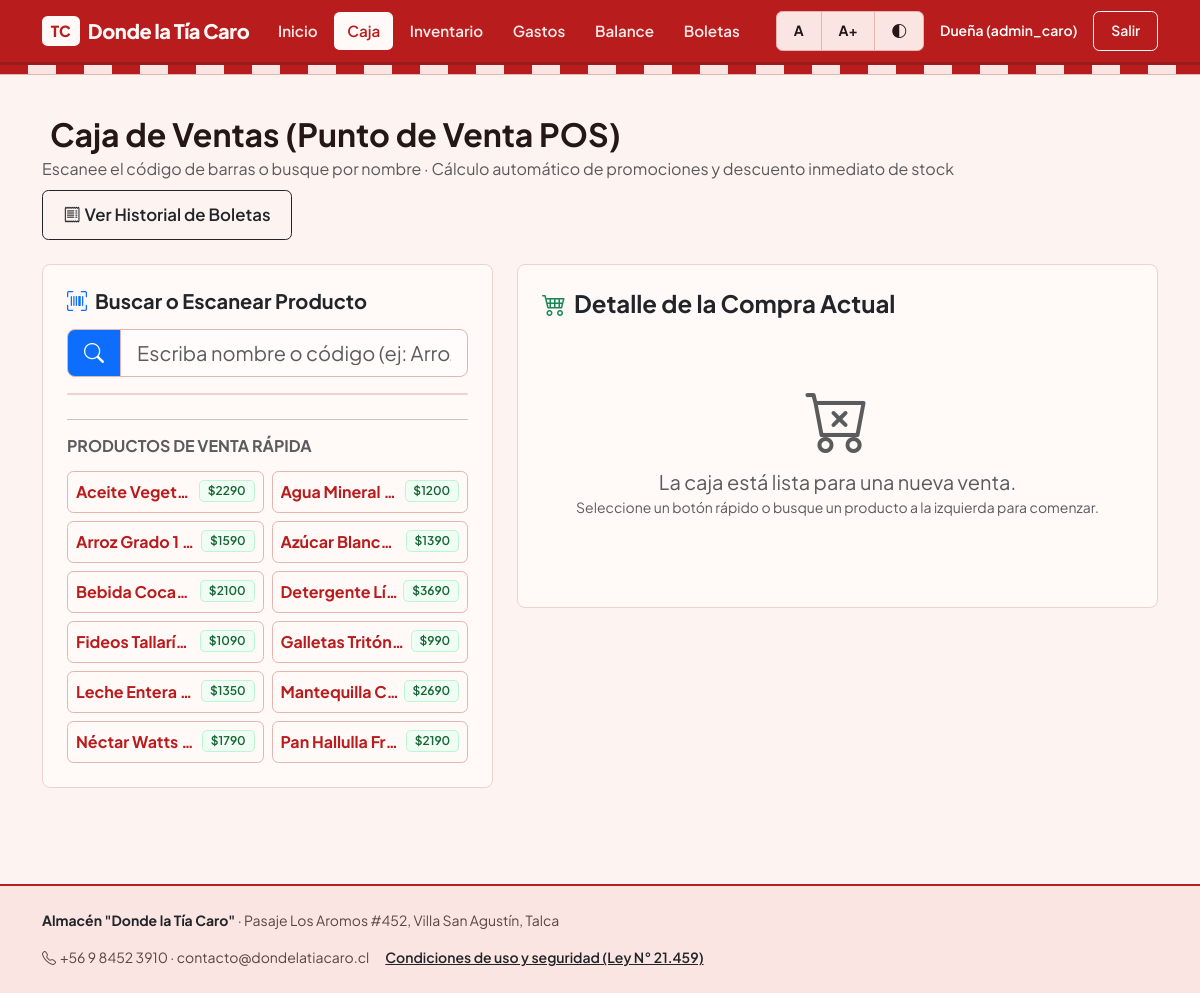
Screenshot of /carrito/ (signed in) with the database file from the repository.
### productos/models.py (models this page shows, shortened)
class Producto(models.Model):
    CATEGORIA_CHOICES = [
        ('abarrotes', 'Abarrotes y Despensa'),
        ('lacteos', 'Lácteos y Refrigerados'),
        ('bebidas', 'Bebidas, Aguas y Jugos'),
        ('panaderia', 'Panadería y Bollería'),
        ('aseo', 'Aseo y Hogar'),
        ('confites', 'Confites y Snacks'),
        ('otros', 'Otros'),
    ]
    codigo = models.CharField(
        max_length=50,
        blank=True,
        default='',
        help_text="Código de barras o código interno"
    )
    nombre = models.CharField(max_length=100)
    categoria = models.CharField(
        max_length=30,
        choices=CATEGORIA_CHOICES,
        default='abarrotes'
    )
    descripcion = models.TextField(blank=True)
    precio_costo = models.DecimalField(
        max_digits=10,
        decimal_places=2,
        default=0,
        validators=[MinValueValidator(0)]
    )
    precio = models.DecimalField(
        max_digits=10,
        decimal_places=2,
        validators=[MinValueValidator(1)]
    )
    stock = models.PositiveIntegerField(default=0)
    stock_minimo = models.PositiveIntegerField(default=5)

### productos/views.py (the view)
# urls.py: path('carrito/', views.ver_carrito, name='ver_carrito'),
@login_required
def ver_carrito(request):
    carrito = Carrito(request)
    items = carrito.obtener_items()
    total = sum((item['subtotal'] for item in items), Decimal('0.00'))
    ahorro_total = sum((item['ahorro'] for item in items), Decimal('0.00'))
    productos_rapidos = Producto.objects.filter(stock__gt=0).order_by('nombre')[:12]
    return render(request, 'carrito/ver.html', {
        'items': items,
        'total': total,
        'ahorro_total': ahorro_total,
        'productos_rapidos': productos_rapidos,
        'medios_pago': Boleta.MEDIO_PAGO_CHOICES,
    })

### templates/carrito/ver.html (shortened to what this page needs)
{% extends 'base.html' %}
{% block content %}
<div class="d-flex flex-wrap justify-content-between align-items-center gap-2 mb-4">
    <div>
        <h1 class="h2 fw-bold mb-1">
            Caja de Ventas (Punto de Venta POS)
        </h1>
        <p class="text-muted mb-0">
            Escanee el código de barras o busque por nombre · Cálculo automático de promociones y descuento inmediato de stock
        </p>
    </div>
    <a href="{% url 'historial_boletas' %}" class="btn btn-outline-dark btn-lg">
        <i class="bi bi-receipt me-1"></i>Ver Historial de Boletas
    </a>
</div>
<div class="row g-4">
    <div class="col-lg-5">
        <div class="card p-4 mb-4">
            <h3 class="h5 fw-bold mb-3">
                <i class="bi bi-upc-scan text-primary me-2"></i>Buscar o Escanear Producto
            </h3>
            <div class="input-group input-group-lg mb-3">
                <span class="input-group-text bg-primary text-white"><i class="bi bi-search"></i></span>
                <input type="text" id="inputBuscarAjax" class="form-control" placeholder="Escriba nombre o código (ej: Arroz, Leche, 780)..." autofocus>
            </div>
            <div id="resultadosAjax" class="list-group mb-2"></div>
            <hr>
            <h4 class="h6 fw-bold text-muted text-uppercase mb-3">
                Productos de venta rápida
            </h4>
            <div class="row g-2">
                {% for prod in productos_rapidos %}
                <div class="col-6">
                    <form method="POST" action="{% url 'agregar_al_carrito' prod.id %}">
                        <button type="submit" class="btn btn-outline-success w-100 text-start p-2 d-flex justify-content-between align-items-center">
                            <span class="text-truncate fw-bold">{{ prod.nombre }}</span>
                            <span class="badge bg-success ms-1">${{ prod.precio|floatformat:0 }}</span>
                        </button>
                    </form>
                </div>
                {% endfor %}
            </div>
        </div>
    </div>
    <div class="col-lg-7">
        <div class="card p-4">
            <h3 class="h4 fw-bold mb-3">
                <i class="bi bi-cart4 text-success me-2"></i>Detalle de la Compra Actual
            </h3>
            {% if items %}
            <div class="table-responsive mb-3">
                <table class="table align-middle">
                    <thead class="table-light">
                        <tr>
                            <th>Producto</th>
                            <th>Precio Unit.</th>
                            <th style="width: 155px;">Cantidad</th>
                            <th>Subtotal</th>
                            <th class="text-end">Quitar</th>
                        </tr>
                    </thead>
                    <tbody>
                        {% for item in items %}
                        <tr>
                            <td>
                                <div class="fw-bold">{{ item.producto.nombre }}</div>
                                {% if item.ahorro > 0 %}
                                    <span class="badge bg-warning text-dark">
                                        Oferta aplicada: -${{ item.ahorro|floatformat:0 }}
                                    </span>
                                {% endif %}
                            </td>
                            <td>${{ item.precio_unitario|floatformat:0 }}</td>
                            <td>
                                <form method="POST" action="{% url 'modificar_cantidad_carrito' item.producto.id %}" class="d-flex gap-1">
                                    {% csrf_token %}
                                    <input type="number" name="cantidad" value="{{ item.cantidad }}" min="1" max="{{ item.producto.stock }}" class="form-control form-control-sm text-center fw-bold" required>
                                    <button type="submit" class="btn btn-sm btn-primary" title="Actualizar cantidad">
                                        <i class="bi bi-arrow-repeat"></i>
                                    </button>
                                </form>
                            </td>
                            <td class="fw-bold fs-5 text-success">${{ item.subtotal|floatformat:0 }}</td>
                            <td class="text-end">
                                <form method="POST" action="{% url 'eliminar_del_carrito' item.producto.id %}">
                                    {% csrf_token %}
                                    <button type="submit" class="btn btn-sm btn-outline-danger" title="Quitar producto">
                                        <i class="bi bi-trash3-fill"></i>
                                    </button>
                                </form>
                            </td>
                        </tr>
                        {% endfor %}
                    </tbody>
                </table>
            </div>
            <div class="bg-light rounded-3 p-3 border">
                <div class="d-flex justify-content-between align-items-center mb-1">
                    <span class="text-muted fw-semibold">Ahorro por Promociones:</span>
                    <span class="fw-bold text-success">-${{ ahorro_total|floatformat:0 }}</span>
                </div>
                <div class="d-flex justify-content-between align-items-center mb-3">
                    <span class="fs-4 fw-bold">TOTAL A COBRAR:</span>
                    <span class="display-6 fw-bold text-success" id="totalVentaValor" data-total="{{ total }}">${{ total|floatformat:0 }}</span>
                </div>
                <form method="POST" action="{% url 'finalizar_venta' %}">
                    {% csrf_token %}
                    <div class="row g-3 align-items-end">
                        <div class="col-md-5">
                            <label class="form-label fw-bold">Medio de Pago</label>
                            <select name="medio_pago" id="selectMedioPago" class="form-select form-select-lg" onchange="actualizarCalculoVuelto()">
                                {% for cod, nom in medios_pago %}
                                    <option value="{{ cod }}">{{ nom }}</option>
                                {% endfor %}
                            </select>
                        </div>
                        <div class="col-md-4" id="bloqueEfectivo">
                            <label class="form-label fw-bold">Efectivo Recibido ($)</label>
                            <input type="number" name="monto_pagado" id="inputMontoPagado" class="form-control form-control-lg fw-bold" value="{{ total|floatformat:0 }}" min="{{ total|floatformat:0 }}" step="1" oninput="actualizarCalculoVuelto()">
                        </div>
                        <div class="col-md-3" id="bloqueVuelto">
                            <div class="p-2 rounded bg-white border text-center">
                                <div class="small text-muted fw-bold">Vuelto a Entregar</div>
                                <div class="fs-4 fw-bold text-primary" id="textoVuelto">$0</div>
                            </div>
                        </div>
                        <div class="col-12 mt-3">
                            <button type="submit" class="btn btn-success btn-lg w-100 fw-bold py-3 fs-4 shadow">
                                <i class="bi bi-check2-circle me-2"></i>Confirmar Cobro y Emitir Boleta
                            </button>
                        </div>
                    </div>
                </form>
            </div>
            {% else %}
            <div class="text-center py-5 text-muted">
                <i class="bi bi-cart-x display-3 d-block mb-2"></i>
                <p class="fs-5 mb-0">La caja está lista para una nueva venta.</p>
                <p class="small">Seleccione un botón rápido o busque un producto a la izquierda para comenzar.</p>
            </div>
            {% endif %}
        </div>
    </div>
</div>
{% endblock %}

### templates/base.html (shortened to what this page needs)
{% load static %}
<!DOCTYPE html>
<html lang="es">
<head>
    <link href="{% static 'vendor/bootstrap.min.css' %}" rel="stylesheet">
    <link href="https://cdn.jsdelivr.net/npm/bootstrap-icons@1.11.3/font/bootstrap-icons.min.css" rel="stylesheet">
    <link rel="stylesheet" href="{% static 'css/base.css' %}">
</head>
<body>
    <nav class="navbar navbar-expand-lg navbar-dark navbar-tiacaro sticky-top">
        <div class="container">
            <a class="navbar-brand d-flex align-items-center gap-2" href="{% url 'inicio' %}">
                <span class="brand-mark">TC</span>
                <span>Donde la Tía Caro</span>
            </a>
            <div class="collapse navbar-collapse" id="menuPrincipal">
                <ul class="navbar-nav me-auto mb-2 mb-lg-0 gap-1">
                    <li class="nav-item">
                        <a class="nav-link {% if request.resolver_match.url_name == 'inicio' %}active{% endif %}" href="{% url 'inicio' %}">
                            Inicio
                        </a>
                    </li>
                    {% if user.is_authenticated %}
                    <li class="nav-item">
                        <a class="nav-link {% if 'carrito' in request.path %}active{% endif %}" href="{% url 'ver_carrito' %}">
                            Caja
                        </a>
                    </li>
                    {% if user.is_staff or user.is_superuser %}
                    <li class="nav-item">
                        <a class="nav-link {% if 'productos' in request.path or 'ofertas' in request.path %}active{% endif %}" href="{% url 'producto_list' %}">
                            Inventario
                        </a>
                    </li>
                    <li class="nav-item">
                        <a class="nav-link {% if 'gastos' in request.path %}active{% endif %}" href="{% url 'gasto_list' %}">
                            Gastos
                        </a>
                    </li>
                    <li class="nav-item">
                        <a class="nav-link {% if 'finanzas' in request.path %}active{% endif %}" href="{% url 'resumen_financiero' %}">
                            Balance
                        </a>
                    </li>
                    {% endif %}
                    <li class="nav-item">
                        <a class="nav-link {% if 'ventas' in request.path or 'boleta' in request.path %}active{% endif %}" href="{% url 'historial_boletas' %}">
                            Boletas
                        </a>
                    </li>
                    {% endif %}
                </ul>
                <div class="d-flex flex-wrap align-items-center gap-2">
                    <div class="btn-group btn-group-sm" role="group" aria-label="Tamaño de letra">
                        <button type="button" class="btn btn-light fw-bold" onclick="setFontScale(1)" title="Letra normal">A</button>
                        <button type="button" class="btn btn-light fw-bold" onclick="setFontScale(1.18)" title="Letra grande">A+</button>
                        <button type="button" class="btn btn-light fw-bold" onclick="toggleContrast()" title="Alto contraste">
                            <i class="bi bi-circle-half"></i>
                        </button>
                    </div>
                    {% if user.is_authenticated %}
                        <span class="text-white small fw-semibold px-2">
                            {% if user.is_superuser or user.is_staff %}Dueña ({{ user.username }}){% else %}Cajero ({{ user.username }}){% endif %}
                        </span>
                        <form method="POST" action="{% url 'logout' %}" class="m-0">
                            <button type="submit" class="btn btn-outline-light btn-sm">
                                Salir
                            </button>
                        </form>
                    {% else %}
                        <a href="{% url 'login' %}" class="btn btn-light btn-sm fw-bold">
                            Entrar
                        </a>
                    {% endif %}
                </div>
            </div>
        </div>
    </nav>
    <div class="toldo-stripes"></div>
    <main class="container my-4 flex-grow-1">
        {% block content %}
        {% endblock %}
    </main>
    <footer class="footer-tiacaro mt-5">
        <div class="container">
            <div class="d-flex flex-wrap justify-content-between align-items-center gap-3 small">
                <div>
                    <strong class="text-dark">Almacén "Donde la Tía Caro"</strong> · Pasaje Los Aromos #452, Villa San Agustín, Talca
                </div>
                <div class="d-flex flex-wrap align-items-center gap-3">
                    <span><i class="bi bi-telephone me-1"></i>+56 9 8452 3910 · contacto@dondelatiacaro.cl</span>
                    <a href="{% url 'seguridad_ley21459' %}" class="text-dark fw-semibold text-decoration-underline">
                        Condiciones de uso y seguridad (Ley N° 21.459)
                    </a>
                </div>
            </div>
        </div>
    </footer>
</body>
</html>

### rows the page displays
Producto: nombre "Aceite Veget…", precio "2290"
Producto: nombre "Agua Mineral…", precio "1200"
Producto: nombre "Arroz Grado 1…", precio "1590"
Producto: nombre "Azúcar Blanc…", precio "1390"
Producto: nombre "Bebida Coca…", precio "2100"
Producto: nombre "Detergente Lí…", precio "3690"
Producto: nombre "Fideos Tallarí…", precio "1090"
Producto: nombre "Galletas Tritón…", precio "990"
Producto: nombre "Leche Entera…", precio "1350"
Producto: nombre "Mantequilla C…", precio "2690"
Producto: nombre "Néctar Watts…", precio "1790"
Producto: nombre "Pan Hallulla Fr…", precio "2190"

### other values shown
{{ user.username }} "admin_caro"
